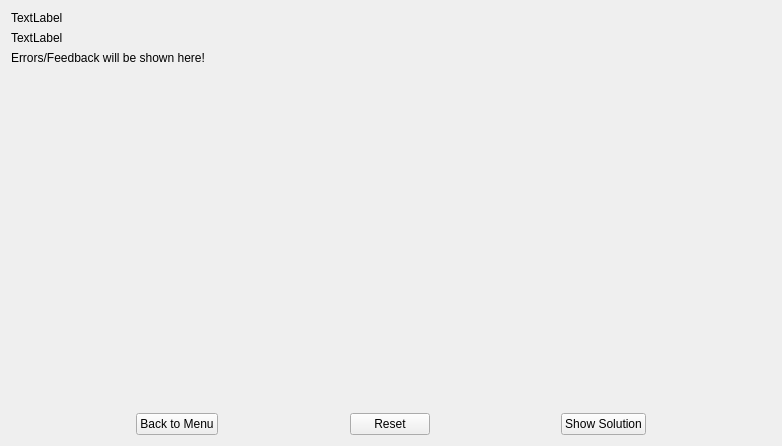
<?xml version="1.0" encoding="UTF-8"?>
<ui version="4.0">
 <class>PlayPage</class>
 <widget class="QWidget" name="PlayPage">
  <property name="geometry">
   <rect>
    <x>0</x>
    <y>0</y>
    <width>782</width>
    <height>446</height>
   </rect>
  </property>
  <property name="windowTitle">
   <string>Form</string>
  </property>
  <layout class="QVBoxLayout" name="verticalLayout">
   <item>
    <widget class="QLabel" name="playLabel">
     <property name="text">
      <string>TextLabel</string>
     </property>
    </widget>
   </item>
   <item>
    <widget class="QLabel" name="targetLabel">
     <property name="text">
      <string>TextLabel</string>
     </property>
    </widget>
   </item>
   <item>
    <widget class="QLabel" name="statusLabel">
     <property name="text">
      <string>Errors/Feedback will be shown here!</string>
     </property>
    </widget>
   </item>
   <item>
    <widget class="QScrollArea" name="tileScroll">
     <property name="frameShape">
      <enum>QFrame::Shape::NoFrame</enum>
     </property>
     <property name="verticalScrollBarPolicy">
      <enum>Qt::ScrollBarPolicy::ScrollBarAlwaysOff</enum>
     </property>
     <property name="horizontalScrollBarPolicy">
      <enum>Qt::ScrollBarPolicy::ScrollBarAlwaysOff</enum>
     </property>
     <property name="widgetResizable">
      <bool>true</bool>
     </property>
     <widget class="QWidget" name="scrollAreaWidgetContents">
      <property name="geometry">
       <rect>
        <x>0</x>
        <y>0</y>
        <width>764</width>
        <height>330</height>
       </rect>
      </property>
     </widget>
    </widget>
   </item>
   <item>
    <layout class="QHBoxLayout" name="horizontalLayout">
     <item>
      <spacer name="horizontalSpacer_2">
       <property name="orientation">
        <enum>Qt::Orientation::Horizontal</enum>
       </property>
       <property name="sizeHint" stdset="0">
        <size>
         <width>40</width>
         <height>20</height>
        </size>
       </property>
      </spacer>
     </item>
     <item>
      <widget class="QPushButton" name="backButton">
       <property name="text">
        <string>Back to Menu</string>
       </property>
      </widget>
     </item>
     <item>
      <spacer name="horizontalSpacer_4">
       <property name="orientation">
        <enum>Qt::Orientation::Horizontal</enum>
       </property>
       <property name="sizeHint" stdset="0">
        <size>
         <width>40</width>
         <height>20</height>
        </size>
       </property>
      </spacer>
     </item>
     <item>
      <widget class="QPushButton" name="resetButton">
       <property name="text">
        <string>Reset</string>
       </property>
      </widget>
     </item>
     <item>
      <spacer name="horizontalSpacer">
       <property name="orientation">
        <enum>Qt::Orientation::Horizontal</enum>
       </property>
       <property name="sizeHint" stdset="0">
        <size>
         <width>40</width>
         <height>20</height>
        </size>
       </property>
      </spacer>
     </item>
     <item>
      <widget class="QPushButton" name="solutionButton">
       <property name="text">
        <string>Show Solution</string>
       </property>
      </widget>
     </item>
     <item>
      <spacer name="horizontalSpacer_3">
       <property name="orientation">
        <enum>Qt::Orientation::Horizontal</enum>
       </property>
       <property name="sizeHint" stdset="0">
        <size>
         <width>40</width>
         <height>20</height>
        </size>
       </property>
      </spacer>
     </item>
    </layout>
   </item>
  </layout>
 </widget>
 <resources/>
 <connections/>
</ui>
